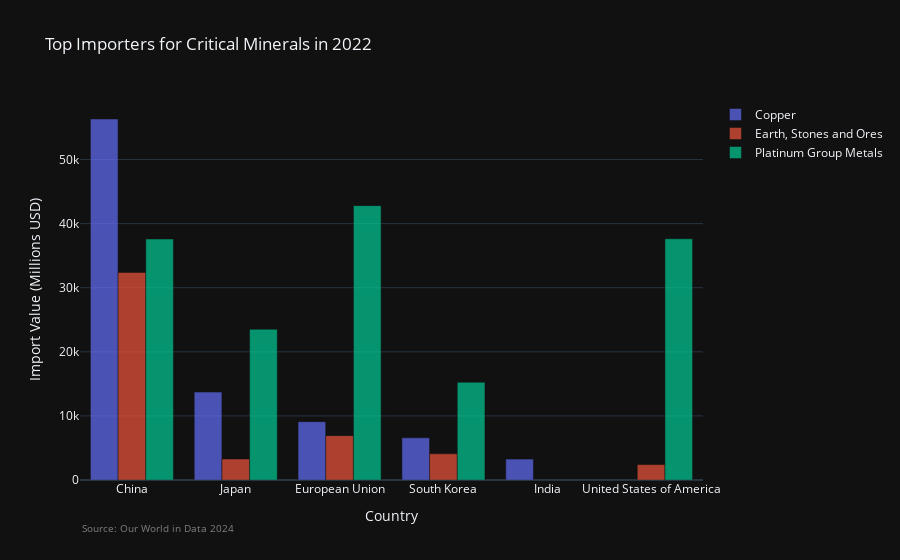

Source (notebook cell):
### Code cell
# One column for mineral and country, one column for year, and one column for import value
df_melted_imports = df_critical_materials_imports.melt(id_vars=['Mineral', 'Country'], var_name='Year', value_name='Import_Value')

# Filter data for the year 2022
df_2022_imports = df_melted_imports[df_melted_imports['Year'] == '2022']

# Convert to numeric 
df_2022_imports['Import_Value'] = pd.to_numeric(df_2022_imports['Import_Value'], errors='coerce')

# Rename 
df_2022_imports['Mineral'] = df_2022_imports['Mineral'].replace({'PGM, rare earth and other ': 'Platinum Group Metals'})
df_2022_imports['Country'] = df_2022_imports['Country'].replace('Korea, Republic of', 'South Korea')

# Group the data by mineral
grouped_imports = df_2022_imports.groupby('Mineral')
top_importers_2022 = {}
for mineral, group in grouped_imports:
    top_importers_2022[mineral] = group.nlargest(5, 'Import_Value')
    
# Create traces for each mineral
data_imports = []
for mineral, top in top_importers_2022.items():
    data_imports.append(go.Bar(x=top['Country'], y=top['Import_Value'], name=mineral, opacity=0.7))

layout_imports = go.Layout(
    title='Top Importers for Critical Minerals in 2022',
    xaxis=dict(title='Country'),
    yaxis=dict(title='Import Value (Millions USD)')
)

fig21 = go.Figure(data=data_imports, layout=layout_imports)

fig21.add_annotation(
    text="Source: Our World in Data 2024",
    xref="paper", yref="paper",
    x=0, y=-0.15,
    showarrow=False,
    font=dict(size=10, color="grey")
)
fig21.update_layout(template="plotly_dark")
fig21.show()

### Figure 1 — Plotly figure (JSON) as saved in the notebook; plotly's stock layout.template omitted (floating-point values rounded to 4 significant figures)
{"data": [{"name": "Copper", "opacity": 0.7, "type": "bar", "x": ["China", "Japan", "European Union", "South Korea", "India"], "y": [56328, 13718, 9100, 6578, 3268]}, {"name": "Earth, Stones and Ores", "opacity": 0.7, "type": "bar", "x": ["China", "European Union", "South Korea", "Japan", "United States of America"], "y": [32388, 6923, 4098, 3277, 2406]}, {"name": "Platinum Group Metals", "opacity": 0.7, "type": "bar", "x": ["European Union", "United States of America", "China", "Japan", "South Korea"], "y": [42810, 37639, 37597, 23524, 15243]}], "layout": {"annotations": [{"font": {"color": "grey", "size": 10}, "showarrow": false, "text": "Source: Our World in Data 2024", "x": 0, "xref": "paper", "y": -0.15, "yref": "paper"}], "title": {"text": "Top Importers for Critical Minerals in 2022"}, "xaxis": {"title": {"text": "Country"}}, "yaxis": {"title": {"text": "Import Value (Millions USD)"}}}}
